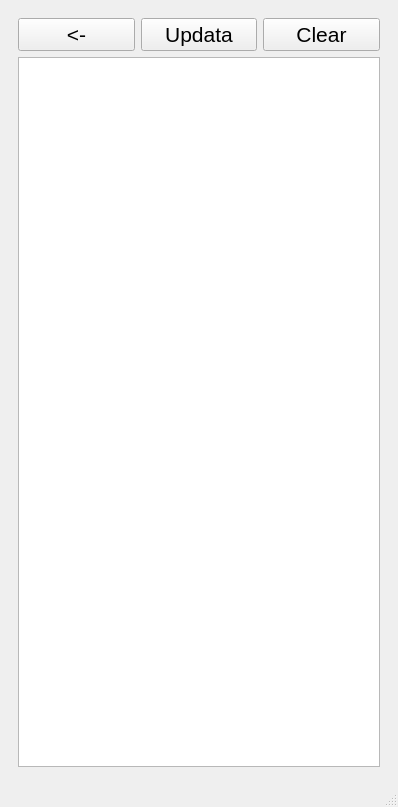
<?xml version="1.0" encoding="UTF-8"?>
<ui version="4.0">
 <class>MainWindow</class>
 <widget class="QMainWindow" name="MainWindow">
  <property name="geometry">
   <rect>
    <x>0</x>
    <y>0</y>
    <width>378</width>
    <height>807</height>
   </rect>
  </property>
  <property name="windowTitle">
   <string>计算器_黄文轩2022414120108</string>
  </property>
  <property name="styleSheet">
   <string notr="true">QPushButton{
    font-size:16pt;
}
QPushButton::hover{
    background-color:green;
}
QPushButton::pressed{
    background-color:red;
}
QLineEdit{
    font-size:24pt;
}
</string>
  </property>
  <widget class="QWidget" name="centralwidget">
   <layout class="QGridLayout" name="gridLayout_10">
    <item row="0" column="0">
     <widget class="QStackedWidget" name="stackedWidget">
      <property name="currentIndex">
       <number>2</number>
      </property>
      <widget class="QWidget" name="page">
       <layout class="QGridLayout" name="gridLayout_9">
        <item row="2" column="1">
         <widget class="QPushButton" name="btnSquare">
          <property name="sizePolicy">
           <sizepolicy hsizetype="Minimum" vsizetype="Preferred">
            <horstretch>0</horstretch>
            <verstretch>0</verstretch>
           </sizepolicy>
          </property>
          <property name="text">
           <string>x^2</string>
          </property>
         </widget>
        </item>
        <item row="4" column="1">
         <widget class="QPushButton" name="btnNum5">
          <property name="sizePolicy">
           <sizepolicy hsizetype="Minimum" vsizetype="Preferred">
            <horstretch>0</horstretch>
            <verstretch>0</verstretch>
           </sizepolicy>
          </property>
          <property name="text">
           <string>5</string>
          </property>
         </widget>
        </item>
        <item row="2" column="3">
         <widget class="QPushButton" name="btnDivide">
          <property name="sizePolicy">
           <sizepolicy hsizetype="Minimum" vsizetype="Preferred">
            <horstretch>0</horstretch>
            <verstretch>0</verstretch>
           </sizepolicy>
          </property>
          <property name="text">
           <string>/</string>
          </property>
         </widget>
        </item>
        <item row="1" column="1">
         <widget class="QPushButton" name="btnClearError">
          <property name="sizePolicy">
           <sizepolicy hsizetype="Minimum" vsizetype="Preferred">
            <horstretch>0</horstretch>
            <verstretch>0</verstretch>
           </sizepolicy>
          </property>
          <property name="text">
           <string>CE</string>
          </property>
         </widget>
        </item>
        <item row="3" column="0">
         <widget class="QPushButton" name="btnNum7">
          <property name="sizePolicy">
           <sizepolicy hsizetype="Minimum" vsizetype="Preferred">
            <horstretch>0</horstretch>
            <verstretch>0</verstretch>
           </sizepolicy>
          </property>
          <property name="text">
           <string>7</string>
          </property>
         </widget>
        </item>
        <item row="6" column="0">
         <widget class="QPushButton" name="btnSign">
          <property name="sizePolicy">
           <sizepolicy hsizetype="Minimum" vsizetype="Preferred">
            <horstretch>0</horstretch>
            <verstretch>0</verstretch>
           </sizepolicy>
          </property>
          <property name="text">
           <string>+/-</string>
          </property>
         </widget>
        </item>
        <item row="2" column="0">
         <widget class="QPushButton" name="btnInverse">
          <property name="sizePolicy">
           <sizepolicy hsizetype="Minimum" vsizetype="Preferred">
            <horstretch>0</horstretch>
            <verstretch>0</verstretch>
           </sizepolicy>
          </property>
          <property name="text">
           <string>1/x</string>
          </property>
         </widget>
        </item>
        <item row="4" column="2">
         <widget class="QPushButton" name="btnNum6">
          <property name="sizePolicy">
           <sizepolicy hsizetype="Minimum" vsizetype="Preferred">
            <horstretch>0</horstretch>
            <verstretch>0</verstretch>
           </sizepolicy>
          </property>
          <property name="text">
           <string>6</string>
          </property>
         </widget>
        </item>
        <item row="6" column="2">
         <widget class="QPushButton" name="btnPeriod">
          <property name="sizePolicy">
           <sizepolicy hsizetype="Minimum" vsizetype="Preferred">
            <horstretch>0</horstretch>
            <verstretch>0</verstretch>
           </sizepolicy>
          </property>
          <property name="text">
           <string>.</string>
          </property>
         </widget>
        </item>
        <item row="1" column="3">
         <widget class="QPushButton" name="btnDel">
          <property name="sizePolicy">
           <sizepolicy hsizetype="Minimum" vsizetype="Preferred">
            <horstretch>0</horstretch>
            <verstretch>0</verstretch>
           </sizepolicy>
          </property>
          <property name="text">
           <string>⌫</string>
          </property>
         </widget>
        </item>
        <item row="5" column="1">
         <widget class="QPushButton" name="btnNum2">
          <property name="sizePolicy">
           <sizepolicy hsizetype="Minimum" vsizetype="Preferred">
            <horstretch>0</horstretch>
            <verstretch>0</verstretch>
           </sizepolicy>
          </property>
          <property name="text">
           <string>2</string>
          </property>
         </widget>
        </item>
        <item row="6" column="3">
         <widget class="QPushButton" name="btnEqual">
          <property name="sizePolicy">
           <sizepolicy hsizetype="Minimum" vsizetype="Preferred">
            <horstretch>0</horstretch>
            <verstretch>0</verstretch>
           </sizepolicy>
          </property>
          <property name="text">
           <string>=</string>
          </property>
         </widget>
        </item>
        <item row="0" column="3">
         <widget class="QPushButton" name="btnChangeMoney">
          <property name="text">
           <string>-&gt;</string>
          </property>
         </widget>
        </item>
        <item row="1" column="2">
         <widget class="QPushButton" name="btnClear">
          <property name="sizePolicy">
           <sizepolicy hsizetype="Minimum" vsizetype="Preferred">
            <horstretch>0</horstretch>
            <verstretch>0</verstretch>
           </sizepolicy>
          </property>
          <property name="text">
           <string>C</string>
          </property>
         </widget>
        </item>
        <item row="3" column="3">
         <widget class="QPushButton" name="btnMutli">
          <property name="sizePolicy">
           <sizepolicy hsizetype="Minimum" vsizetype="Preferred">
            <horstretch>0</horstretch>
            <verstretch>0</verstretch>
           </sizepolicy>
          </property>
          <property name="text">
           <string>×</string>
          </property>
         </widget>
        </item>
        <item row="5" column="0">
         <widget class="QPushButton" name="btnNum1">
          <property name="sizePolicy">
           <sizepolicy hsizetype="Minimum" vsizetype="Preferred">
            <horstretch>0</horstretch>
            <verstretch>0</verstretch>
           </sizepolicy>
          </property>
          <property name="text">
           <string>1</string>
          </property>
         </widget>
        </item>
        <item row="5" column="3">
         <widget class="QPushButton" name="btnPlus">
          <property name="sizePolicy">
           <sizepolicy hsizetype="Minimum" vsizetype="Preferred">
            <horstretch>0</horstretch>
            <verstretch>0</verstretch>
           </sizepolicy>
          </property>
          <property name="text">
           <string>+</string>
          </property>
         </widget>
        </item>
        <item row="3" column="1">
         <widget class="QPushButton" name="btnNum8">
          <property name="sizePolicy">
           <sizepolicy hsizetype="Minimum" vsizetype="Preferred">
            <horstretch>0</horstretch>
            <verstretch>0</verstretch>
           </sizepolicy>
          </property>
          <property name="text">
           <string>8</string>
          </property>
         </widget>
        </item>
        <item row="1" column="0">
         <widget class="QPushButton" name="btnPercentage">
          <property name="sizePolicy">
           <sizepolicy hsizetype="Minimum" vsizetype="Preferred">
            <horstretch>0</horstretch>
            <verstretch>0</verstretch>
           </sizepolicy>
          </property>
          <property name="text">
           <string>%</string>
          </property>
         </widget>
        </item>
        <item row="4" column="0">
         <widget class="QPushButton" name="btnNum4">
          <property name="sizePolicy">
           <sizepolicy hsizetype="Minimum" vsizetype="Preferred">
            <horstretch>0</horstretch>
            <verstretch>0</verstretch>
           </sizepolicy>
          </property>
          <property name="text">
           <string>4</string>
          </property>
         </widget>
        </item>
        <item row="5" column="2">
         <widget class="QPushButton" name="btnNum3">
          <property name="sizePolicy">
           <sizepolicy hsizetype="Minimum" vsizetype="Preferred">
            <horstretch>0</horstretch>
            <verstretch>0</verstretch>
           </sizepolicy>
          </property>
          <property name="text">
           <string>3</string>
          </property>
         </widget>
        </item>
        <item row="0" column="0" colspan="3">
         <widget class="QLineEdit" name="display">
          <property name="enabled">
           <bool>true</bool>
          </property>
          <property name="minimumSize">
           <size>
            <width>0</width>
            <height>50</height>
           </size>
          </property>
          <property name="font">
           <font>
            <pointsize>24</pointsize>
           </font>
          </property>
          <property name="alignment">
           <set>Qt::AlignmentFlag::AlignRight|Qt::AlignmentFlag::AlignTrailing|Qt::AlignmentFlag::AlignVCenter</set>
          </property>
          <property name="placeholderText">
           <string>0</string>
          </property>
         </widget>
        </item>
        <item row="3" column="2">
         <widget class="QPushButton" name="btnNum9">
          <property name="sizePolicy">
           <sizepolicy hsizetype="Minimum" vsizetype="Preferred">
            <horstretch>0</horstretch>
            <verstretch>0</verstretch>
           </sizepolicy>
          </property>
          <property name="text">
           <string>9</string>
          </property>
         </widget>
        </item>
        <item row="4" column="3">
         <widget class="QPushButton" name="btnMinus">
          <property name="sizePolicy">
           <sizepolicy hsizetype="Minimum" vsizetype="Preferred">
            <horstretch>0</horstretch>
            <verstretch>0</verstretch>
           </sizepolicy>
          </property>
          <property name="text">
           <string>-</string>
          </property>
         </widget>
        </item>
        <item row="2" column="2">
         <widget class="QPushButton" name="btnSqtr">
          <property name="sizePolicy">
           <sizepolicy hsizetype="Minimum" vsizetype="Preferred">
            <horstretch>0</horstretch>
            <verstretch>0</verstretch>
           </sizepolicy>
          </property>
          <property name="text">
           <string>√</string>
          </property>
         </widget>
        </item>
        <item row="6" column="1">
         <widget class="QPushButton" name="btnNum0">
          <property name="sizePolicy">
           <sizepolicy hsizetype="Minimum" vsizetype="Preferred">
            <horstretch>0</horstretch>
            <verstretch>0</verstretch>
           </sizepolicy>
          </property>
          <property name="text">
           <string>0</string>
          </property>
         </widget>
        </item>
        <item row="9" column="0" colspan="4">
         <layout class="QVBoxLayout" name="verticalLayout">
          <item>
           <layout class="QHBoxLayout" name="horizontalLayout">
            <item>
             <widget class="QPushButton" name="btnScientificMode">
              <property name="sizePolicy">
               <sizepolicy hsizetype="Minimum" vsizetype="Preferred">
                <horstretch>0</horstretch>
                <verstretch>0</verstretch>
               </sizepolicy>
              </property>
              <property name="text">
               <string>SCM</string>
              </property>
             </widget>
            </item>
            <item>
             <widget class="QPushButton" name="btnProgrammerMode">
              <property name="sizePolicy">
               <sizepolicy hsizetype="Minimum" vsizetype="Preferred">
                <horstretch>0</horstretch>
                <verstretch>0</verstretch>
               </sizepolicy>
              </property>
              <property name="text">
               <string>PM</string>
              </property>
             </widget>
            </item>
            <item>
             <widget class="QPushButton" name="btnDataMode">
              <property name="sizePolicy">
               <sizepolicy hsizetype="Minimum" vsizetype="Preferred">
                <horstretch>0</horstretch>
                <verstretch>0</verstretch>
               </sizepolicy>
              </property>
              <property name="text">
               <string>Date</string>
              </property>
             </widget>
            </item>
           </layout>
          </item>
          <item>
           <widget class="QGroupBox" name="groupScientific">
            <property name="title">
             <string>科学模式</string>
            </property>
            <layout class="QGridLayout" name="gridLayout_2">
             <property name="leftMargin">
              <number>0</number>
             </property>
             <property name="topMargin">
              <number>0</number>
             </property>
             <property name="rightMargin">
              <number>0</number>
             </property>
             <property name="bottomMargin">
              <number>0</number>
             </property>
             <property name="spacing">
              <number>0</number>
             </property>
             <item row="0" column="0">
              <layout class="QGridLayout" name="gridLayout">
               <item row="1" column="1">
                <widget class="QPushButton" name="btnExp">
                 <property name="sizePolicy">
                  <sizepolicy hsizetype="Minimum" vsizetype="Preferred">
                   <horstretch>0</horstretch>
                   <verstretch>0</verstretch>
                  </sizepolicy>
                 </property>
                 <property name="text">
                  <string>Exp</string>
                 </property>
                </widget>
               </item>
               <item row="1" column="0">
                <widget class="QPushButton" name="btnLn">
                 <property name="sizePolicy">
                  <sizepolicy hsizetype="Minimum" vsizetype="Preferred">
                   <horstretch>0</horstretch>
                   <verstretch>0</verstretch>
                  </sizepolicy>
                 </property>
                 <property name="text">
                  <string>Ln</string>
                 </property>
                </widget>
               </item>
               <item row="0" column="0">
                <widget class="QPushButton" name="btnSin">
                 <property name="sizePolicy">
                  <sizepolicy hsizetype="Minimum" vsizetype="Preferred">
                   <horstretch>0</horstretch>
                   <verstretch>0</verstretch>
                  </sizepolicy>
                 </property>
                 <property name="text">
                  <string>Sin</string>
                 </property>
                </widget>
               </item>
               <item row="0" column="1">
                <widget class="QPushButton" name="btnCos">
                 <property name="sizePolicy">
                  <sizepolicy hsizetype="Minimum" vsizetype="Preferred">
                   <horstretch>0</horstretch>
                   <verstretch>0</verstretch>
                  </sizepolicy>
                 </property>
                 <property name="text">
                  <string>Cos</string>
                 </property>
                </widget>
               </item>
               <item row="0" column="2">
                <widget class="QPushButton" name="btnTan">
                 <property name="sizePolicy">
                  <sizepolicy hsizetype="Minimum" vsizetype="Preferred">
                   <horstretch>0</horstretch>
                   <verstretch>0</verstretch>
                  </sizepolicy>
                 </property>
                 <property name="text">
                  <string>Tan</string>
                 </property>
                </widget>
               </item>
               <item row="0" column="3">
                <widget class="QPushButton" name="btnLog">
                 <property name="sizePolicy">
                  <sizepolicy hsizetype="Minimum" vsizetype="Preferred">
                   <horstretch>0</horstretch>
                   <verstretch>0</verstretch>
                  </sizepolicy>
                 </property>
                 <property name="text">
                  <string>Log</string>
                 </property>
                </widget>
               </item>
               <item row="1" column="2">
                <widget class="QPushButton" name="btnPi">
                 <property name="sizePolicy">
                  <sizepolicy hsizetype="Minimum" vsizetype="Preferred">
                   <horstretch>0</horstretch>
                   <verstretch>0</verstretch>
                  </sizepolicy>
                 </property>
                 <property name="text">
                  <string>π</string>
                 </property>
                </widget>
               </item>
               <item row="1" column="3">
                <widget class="QPushButton" name="btnE">
                 <property name="sizePolicy">
                  <sizepolicy hsizetype="Minimum" vsizetype="Preferred">
                   <horstretch>0</horstretch>
                   <verstretch>0</verstretch>
                  </sizepolicy>
                 </property>
                 <property name="text">
                  <string>E</string>
                 </property>
                </widget>
               </item>
              </layout>
             </item>
            </layout>
           </widget>
          </item>
          <item>
           <widget class="QGroupBox" name="groupProgrammer">
            <property name="title">
             <string>程序员模式</string>
            </property>
            <property name="alignment">
             <set>Qt::AlignmentFlag::AlignLeading|Qt::AlignmentFlag::AlignLeft|Qt::AlignmentFlag::AlignVCenter</set>
            </property>
            <layout class="QGridLayout" name="gridLayout_3">
             <item row="0" column="0">
              <layout class="QHBoxLayout" name="horizontalLayout_4">
               <item>
                <widget class="QPushButton" name="btnBase2">
                 <property name="sizePolicy">
                  <sizepolicy hsizetype="Minimum" vsizetype="Preferred">
                   <horstretch>0</horstretch>
                   <verstretch>0</verstretch>
                  </sizepolicy>
                 </property>
                 <property name="text">
                  <string>B2</string>
                 </property>
                </widget>
               </item>
               <item>
                <widget class="QPushButton" name="btnBase8">
                 <property name="sizePolicy">
                  <sizepolicy hsizetype="Minimum" vsizetype="Preferred">
                   <horstretch>0</horstretch>
                   <verstretch>0</verstretch>
                  </sizepolicy>
                 </property>
                 <property name="text">
                  <string>B8</string>
                 </property>
                </widget>
               </item>
               <item>
                <widget class="QPushButton" name="btnBase10">
                 <property name="sizePolicy">
                  <sizepolicy hsizetype="Minimum" vsizetype="Preferred">
                   <horstretch>0</horstretch>
                   <verstretch>0</verstretch>
                  </sizepolicy>
                 </property>
                 <property name="text">
                  <string>B10</string>
                 </property>
                </widget>
               </item>
               <item>
                <widget class="QPushButton" name="btnBase16">
                 <property name="sizePolicy">
                  <sizepolicy hsizetype="Minimum" vsizetype="Preferred">
                   <horstretch>0</horstretch>
                   <verstretch>0</verstretch>
                  </sizepolicy>
                 </property>
                 <property name="text">
                  <string>B16</string>
                 </property>
                </widget>
               </item>
              </layout>
             </item>
             <item row="1" column="0">
              <layout class="QHBoxLayout" name="horizontalLayout_3">
               <item>
                <widget class="QPushButton" name="btnAnd">
                 <property name="sizePolicy">
                  <sizepolicy hsizetype="Minimum" vsizetype="Preferred">
                   <horstretch>0</horstretch>
                   <verstretch>0</verstretch>
                  </sizepolicy>
                 </property>
                 <property name="text">
                  <string>And</string>
                 </property>
                </widget>
               </item>
               <item>
                <widget class="QPushButton" name="btnOr">
                 <property name="sizePolicy">
                  <sizepolicy hsizetype="Minimum" vsizetype="Preferred">
                   <horstretch>0</horstretch>
                   <verstretch>0</verstretch>
                  </sizepolicy>
                 </property>
                 <property name="text">
                  <string>Or</string>
                 </property>
                </widget>
               </item>
               <item>
                <widget class="QPushButton" name="btnXor">
                 <property name="sizePolicy">
                  <sizepolicy hsizetype="Minimum" vsizetype="Preferred">
                   <horstretch>0</horstretch>
                   <verstretch>0</verstretch>
                  </sizepolicy>
                 </property>
                 <property name="text">
                  <string>Xor</string>
                 </property>
                </widget>
               </item>
              </layout>
             </item>
             <item row="2" column="0">
              <layout class="QHBoxLayout" name="horizontalLayout_2">
               <item>
                <widget class="QPushButton" name="btnLeftShift">
                 <property name="sizePolicy">
                  <sizepolicy hsizetype="Minimum" vsizetype="Preferred">
                   <horstretch>0</horstretch>
                   <verstretch>0</verstretch>
                  </sizepolicy>
                 </property>
                 <property name="text">
                  <string>LeftShift</string>
                 </property>
                </widget>
               </item>
               <item>
                <widget class="QPushButton" name="btnRightShift">
                 <property name="sizePolicy">
                  <sizepolicy hsizetype="Minimum" vsizetype="Preferred">
                   <horstretch>0</horstretch>
                   <verstretch>0</verstretch>
                  </sizepolicy>
                 </property>
                 <property name="text">
                  <string>RightShift</string>
                 </property>
                </widget>
               </item>
              </layout>
             </item>
            </layout>
           </widget>
          </item>
          <item>
           <widget class="QGroupBox" name="groupDate">
            <property name="title">
             <string>日期计算模式</string>
            </property>
            <layout class="QGridLayout" name="gridLayout_4">
             <property name="leftMargin">
              <number>0</number>
             </property>
             <property name="topMargin">
              <number>0</number>
             </property>
             <property name="rightMargin">
              <number>0</number>
             </property>
             <property name="bottomMargin">
              <number>0</number>
             </property>
             <property name="spacing">
              <number>0</number>
             </property>
             <item row="1" column="0">
              <layout class="QHBoxLayout" name="horizontalLayout_5">
               <item>
                <widget class="QPushButton" name="btnDateSum">
                 <property name="sizePolicy">
                  <sizepolicy hsizetype="Minimum" vsizetype="Preferred">
                   <horstretch>0</horstretch>
                   <verstretch>0</verstretch>
                  </sizepolicy>
                 </property>
                 <property name="text">
                  <string>+</string>
                 </property>
                </widget>
               </item>
               <item>
                <widget class="QPushButton" name="btnDateSub">
                 <property name="sizePolicy">
                  <sizepolicy hsizetype="Minimum" vsizetype="Preferred">
                   <horstretch>0</horstretch>
                   <verstretch>0</verstretch>
                  </sizepolicy>
                 </property>
                 <property name="text">
                  <string>-</string>
                 </property>
                </widget>
               </item>
               <item>
                <widget class="QPushButton" name="btnDateDiff">
                 <property name="sizePolicy">
                  <sizepolicy hsizetype="Minimum" vsizetype="Preferred">
                   <horstretch>0</horstretch>
                   <verstretch>0</verstretch>
                  </sizepolicy>
                 </property>
                 <property name="text">
                  <string>diff</string>
                 </property>
                </widget>
               </item>
              </layout>
             </item>
             <item row="0" column="0">
              <layout class="QHBoxLayout" name="horizontalLayout_6">
               <item>
                <widget class="QDateEdit" name="dateEdit"/>
               </item>
               <item>
                <widget class="QDateEdit" name="dateEdit2"/>
               </item>
              </layout>
             </item>
            </layout>
           </widget>
          </item>
         </layout>
        </item>
        <item row="7" column="0">
         <widget class="QPushButton" name="pushButton_3">
          <property name="text">
           <string>History</string>
          </property>
         </widget>
        </item>
       </layout>
      </widget>
      <widget class="QWidget" name="page_2">
       <layout class="QGridLayout" name="gridLayout_18">
        <item row="0" column="0">
         <widget class="QPushButton" name="pushButton">
          <property name="text">
           <string>&lt;-</string>
          </property>
         </widget>
        </item>
        <item row="1" column="0">
         <widget class="QGroupBox" name="groupBox">
          <property name="title">
           <string>汇率转换</string>
          </property>
          <layout class="QGridLayout" name="gridLayout_16">
           <item row="0" column="0">
            <layout class="QVBoxLayout" name="verticalLayout_13">
             <item>
              <layout class="QVBoxLayout" name="verticalLayout_12">
               <item>
                <layout class="QHBoxLayout" name="horizontalLayout_14">
                 <item>
                  <layout class="QVBoxLayout" name="verticalLayout_6">
                   <item>
                    <widget class="QLabel" name="label_2">
                     <property name="text">
                      <string>货币：</string>
                     </property>
                    </widget>
                   </item>
                   <item>
                    <widget class="QLabel" name="label_3">
                     <property name="text">
                      <string>金额:</string>
                     </property>
                    </widget>
                   </item>
                  </layout>
                 </item>
                 <item>
                  <layout class="QHBoxLayout" name="horizontalLayout_13">
                   <item>
                    <layout class="QVBoxLayout" name="verticalLayout_5">
                     <item>
                      <widget class="QComboBox" name="comboBoxCurrencyFrom"/>
                     </item>
                     <item>
                      <widget class="QLineEdit" name="lineMoneyEdit">
                       <property name="font">
                        <font>
                         <pointsize>24</pointsize>
                         <bold>false</bold>
                        </font>
                       </property>
                       <property name="acceptDrops">
                        <bool>true</bool>
                       </property>
                      </widget>
                     </item>
                    </layout>
                   </item>
                   <item>
                    <layout class="QVBoxLayout" name="verticalLayout_3">
                     <item>
                      <widget class="QLabel" name="label">
                       <property name="text">
                        <string>===</string>
                       </property>
                      </widget>
                     </item>
                     <item>
                      <spacer name="horizontalSpacer">
                       <property name="orientation">
                        <enum>Qt::Orientation::Horizontal</enum>
                       </property>
                       <property name="sizeHint" stdset="0">
                        <size>
                         <width>24</width>
                         <height>17</height>
                        </size>
                       </property>
                      </spacer>
                     </item>
                    </layout>
                   </item>
                   <item>
                    <layout class="QVBoxLayout" name="verticalLayout_4">
                     <item>
                      <widget class="QComboBox" name="comboBoxCurrencyTo"/>
                     </item>
                     <item>
                      <widget class="QLineEdit" name="lineMoneyEdit2"/>
                     </item>
                    </layout>
                   </item>
                  </layout>
                 </item>
                </layout>
               </item>
               <item>
                <layout class="QHBoxLayout" name="horizontalLayout_15">
                 <item>
                  <widget class="QPushButton" name="btnConvertCurrency">
                   <property name="text">
                    <string>汇率转换</string>
                   </property>
                  </widget>
                 </item>
                 <item>
                  <widget class="QPushButton" name="btnSetCustomRate">
                   <property name="text">
                    <string>自定义设置</string>
                   </property>
                  </widget>
                 </item>
                </layout>
               </item>
              </layout>
             </item>
             <item>
              <widget class="QLabel" name="labelCurrencyResult">
               <property name="text">
                <string/>
               </property>
               <property name="alignment">
                <set>Qt::AlignmentFlag::AlignCenter</set>
               </property>
              </widget>
             </item>
            </layout>
           </item>
          </layout>
         </widget>
        </item>
        <item row="2" column="0">
         <widget class="QGroupBox" name="groupBox_2">
          <property name="title">
           <string>容量单位转换</string>
          </property>
          <layout class="QGridLayout" name="gridLayout_17">
           <item row="1" column="0">
            <widget class="QPushButton" name="btnConvert">
             <property name="text">
              <string>转换</string>
             </property>
            </widget>
           </item>
           <item row="0" column="0">
            <layout class="QHBoxLayout" name="horizontalLayout_26">
             <item>
              <layout class="QVBoxLayout" name="verticalLayout_14">
               <item>
                <widget class="QLabel" name="label_7">
                 <property name="text">
                  <string>单位：</string>
                 </property>
                </widget>
               </item>
               <item>
                <widget class="QLabel" name="label_8">
                 <property name="text">
                  <string>数量：</string>
                 </property>
                </widget>
               </item>
              </layout>
             </item>
             <item>
              <layout class="QHBoxLayout" name="horizontalLayout_25">
               <item>
                <layout class="QVBoxLayout" name="verticalLayout_15">
                 <item>
                  <widget class="QComboBox" name="comboBoxFrom"/>
                 </item>
                 <item>
                  <widget class="QLineEdit" name="lineEdit">
                   <property name="font">
                    <font>
                     <pointsize>24</pointsize>
                    </font>
                   </property>
                   <property name="alignment">
                    <set>Qt::AlignmentFlag::AlignRight|Qt::AlignmentFlag::AlignTrailing|Qt::AlignmentFlag::AlignVCenter</set>
                   </property>
                  </widget>
                 </item>
                </layout>
               </item>
               <item>
                <layout class="QVBoxLayout" name="verticalLayout_16">
                 <item>
                  <widget class="QLabel" name="label_9">
                   <property name="text">
                    <string>===</string>
                   </property>
                  </widget>
                 </item>
                 <item>
                  <spacer name="horizontalSpacer_3">
                   <property name="orientation">
                    <enum>Qt::Orientation::Horizontal</enum>
                   </property>
                   <property name="sizeHint" stdset="0">
                    <size>
                     <width>40</width>
                     <height>20</height>
                    </size>
                   </property>
                  </spacer>
                 </item>
                </layout>
               </item>
               <item>
                <layout class="QVBoxLayout" name="verticalLayout_17">
                 <item>
                  <widget class="QComboBox" name="comboBoxTo"/>
                 </item>
                 <item>
                  <widget class="QLineEdit" name="lineEdit2">
                   <property name="alignment">
                    <set>Qt::AlignmentFlag::AlignRight|Qt::AlignmentFlag::AlignTrailing|Qt::AlignmentFlag::AlignVCenter</set>
                   </property>
                  </widget>
                 </item>
                </layout>
               </item>
              </layout>
             </item>
            </layout>
           </item>
           <item row="2" column="0">
            <widget class="QLabel" name="labelResult">
             <property name="text">
              <string/>
             </property>
             <property name="alignment">
              <set>Qt::AlignmentFlag::AlignCenter</set>
             </property>
            </widget>
           </item>
          </layout>
         </widget>
        </item>
       </layout>
      </widget>
      <widget class="QWidget" name="page_7">
       <layout class="QGridLayout" name="gridLayout_19">
        <item row="0" column="0">
         <layout class="QVBoxLayout" name="verticalLayout_18">
          <item>
           <layout class="QHBoxLayout" name="horizontalLayout_27">
            <item>
             <widget class="QPushButton" name="btnback">
              <property name="text">
               <string>&lt;-</string>
              </property>
             </widget>
            </item>
            <item>
             <widget class="QPushButton" name="btnUpdataHistory">
              <property name="text">
               <string>Updata</string>
              </property>
             </widget>
            </item>
            <item>
             <widget class="QPushButton" name="btnHistoryClear">
              <property name="text">
               <string>Clear</string>
              </property>
             </widget>
            </item>
           </layout>
          </item>
          <item>
           <widget class="QListWidget" name="historyListWidget"/>
          </item>
         </layout>
        </item>
       </layout>
      </widget>
     </widget>
    </item>
   </layout>
  </widget>
  <widget class="QMenuBar" name="menubar">
   <property name="geometry">
    <rect>
     <x>0</x>
     <y>0</y>
     <width>378</width>
     <height>22</height>
    </rect>
   </property>
  </widget>
  <widget class="QStatusBar" name="statusbar"/>
 </widget>
 <resources/>
 <connections/>
</ui>
